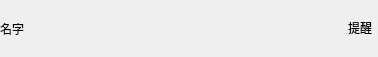
<?xml version="1.0" encoding="UTF-8"?>
<ui version="4.0">
 <class>friendBox</class>
 <widget class="QWidget" name="friendBox">
  <property name="geometry">
   <rect>
    <x>0</x>
    <y>0</y>
    <width>378</width>
    <height>57</height>
   </rect>
  </property>
  <property name="windowTitle">
   <string>Form</string>
  </property>
  <layout class="QHBoxLayout" name="horizontalLayout" stretch="10,1">
   <property name="spacing">
    <number>0</number>
   </property>
   <property name="leftMargin">
    <number>0</number>
   </property>
   <property name="topMargin">
    <number>0</number>
   </property>
   <property name="rightMargin">
    <number>0</number>
   </property>
   <property name="bottomMargin">
    <number>0</number>
   </property>
   <item>
    <widget class="QLabel" name="label">
     <property name="text">
      <string>名字</string>
     </property>
    </widget>
   </item>
   <item>
    <widget class="QLabel" name="label_2">
     <property name="sizePolicy">
      <sizepolicy hsizetype="Fixed" vsizetype="Fixed">
       <horstretch>0</horstretch>
       <verstretch>0</verstretch>
      </sizepolicy>
     </property>
     <property name="minimumSize">
      <size>
       <width>30</width>
       <height>30</height>
      </size>
     </property>
     <property name="maximumSize">
      <size>
       <width>30</width>
       <height>30</height>
      </size>
     </property>
     <property name="text">
      <string>提醒</string>
     </property>
    </widget>
   </item>
  </layout>
 </widget>
 <resources/>
 <connections/>
</ui>
